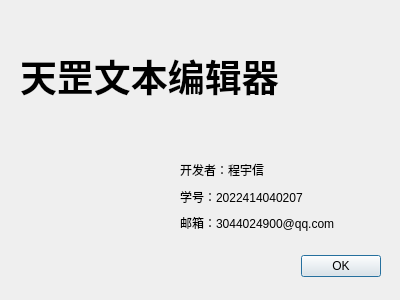
<?xml version="1.0" encoding="UTF-8"?>
<ui version="4.0">
 <class>AboutDialog</class>
 <widget class="QDialog" name="AboutDialog">
  <property name="geometry">
   <rect>
    <x>0</x>
    <y>0</y>
    <width>400</width>
    <height>300</height>
   </rect>
  </property>
  <property name="windowTitle">
   <string>关于</string>
  </property>
  <widget class="QDialogButtonBox" name="buttonBox">
   <property name="geometry">
    <rect>
     <x>40</x>
     <y>250</y>
     <width>341</width>
     <height>32</height>
    </rect>
   </property>
   <property name="orientation">
    <enum>Qt::Orientation::Horizontal</enum>
   </property>
   <property name="standardButtons">
    <set>QDialogButtonBox::StandardButton::Ok</set>
   </property>
  </widget>
  <widget class="QLabel" name="label">
   <property name="geometry">
    <rect>
     <x>20</x>
     <y>0</y>
     <width>381</width>
     <height>151</height>
    </rect>
   </property>
   <property name="font">
    <font>
     <family>Myriad Pro</family>
     <pointsize>28</pointsize>
     <bold>true</bold>
    </font>
   </property>
   <property name="text">
    <string>天罡文本编辑器</string>
   </property>
  </widget>
  <widget class="QLabel" name="label_5">
   <property name="geometry">
    <rect>
     <x>10</x>
     <y>130</y>
     <width>131</width>
     <height>131</height>
    </rect>
   </property>
   <property name="styleSheet">
    <string notr="true">border-image: url(:/img/textbook.svg);</string>
   </property>
   <property name="text">
    <string/>
   </property>
  </widget>
  <widget class="QWidget" name="">
   <property name="geometry">
    <rect>
     <x>180</x>
     <y>160</y>
     <width>208</width>
     <height>73</height>
    </rect>
   </property>
   <layout class="QVBoxLayout" name="verticalLayout">
    <item>
     <widget class="QLabel" name="label_2">
      <property name="text">
       <string>开发者：程宇信</string>
      </property>
     </widget>
    </item>
    <item>
     <widget class="QLabel" name="label_3">
      <property name="text">
       <string>学号：2022414040207</string>
      </property>
     </widget>
    </item>
    <item>
     <widget class="QLabel" name="label_4">
      <property name="text">
       <string>邮箱：3044024900@qq.com</string>
      </property>
     </widget>
    </item>
   </layout>
  </widget>
 </widget>
 <resources/>
 <connections>
  <connection>
   <sender>buttonBox</sender>
   <signal>accepted()</signal>
   <receiver>AboutDialog</receiver>
   <slot>accept()</slot>
   <hints>
    <hint type="sourcelabel">
     <x>248</x>
     <y>254</y>
    </hint>
    <hint type="destinationlabel">
     <x>157</x>
     <y>274</y>
    </hint>
   </hints>
  </connection>
  <connection>
   <sender>buttonBox</sender>
   <signal>rejected()</signal>
   <receiver>AboutDialog</receiver>
   <slot>reject()</slot>
   <hints>
    <hint type="sourcelabel">
     <x>316</x>
     <y>260</y>
    </hint>
    <hint type="destinationlabel">
     <x>286</x>
     <y>274</y>
    </hint>
   </hints>
  </connection>
 </connections>
</ui>
